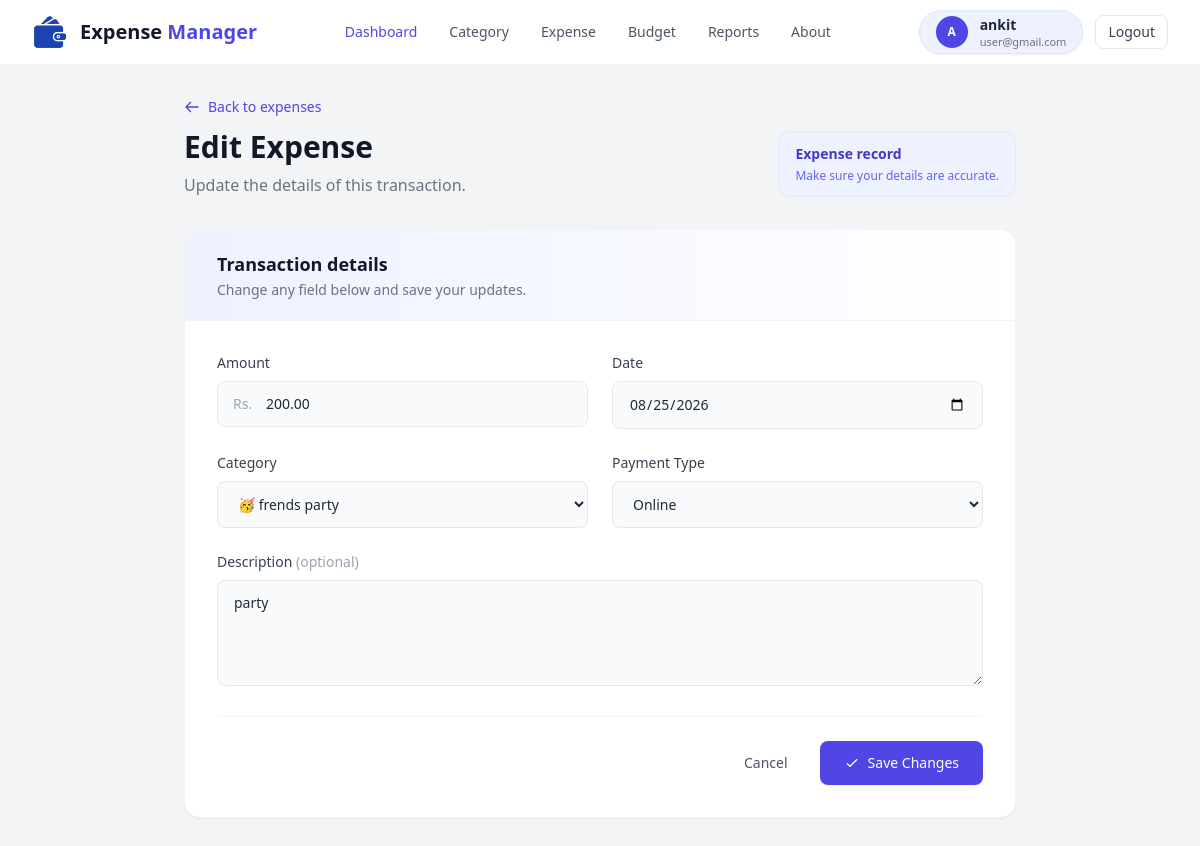
/edit_expense/17/ (signed in), run on the app's committed database.
### expense/models.py (models this page shows, shortened)
class Expense(models.Model):
    CASH = 'cash'
    ONLINE = 'online'
    PAYMENT_TYPE_CHOICES = [
        (CASH,'cash'),
        (ONLINE,'online'),
    ]
    user = models.ForeignKey(settings.AUTH_USER_MODEL,on_delete=models.CASCADE)
    category = models.ForeignKey(ExpenseCategory, on_delete=models.CASCADE)
    amount = models.DecimalField(max_digits=20, decimal_places=2)
    description = models.TextField(blank=True,default= "N/A")
    date = models.DateField()
    payment_type = models.CharField(max_length=10,choices=PAYMENT_TYPE_CHOICES,default=CASH)

class ExpenseCategory(models.Model):
    user = models.ForeignKey(User,on_delete=models.CASCADE,related_name="expense_categories")
    category_name = models.CharField(max_length=50)
    category_icon = models.CharField(max_length=10,default="📦")

### expense/views.py (the view, shortened to what this page needs)
# urls.py: path("edit_expense/<int:id>/", views.edit_expense, name="edit_expense"),
@login_required
def edit_expense(req, id):
    expense = Expense.objects.get(id=id, user=req.user)
    categories = ExpenseCategory.objects.filter(user=req.user)
    data = {
        "expense" : expense,
        "categories" : categories,
    }
    return render(req,"edit_expense.html",data)

### expense/templates/edit_expense.html (shortened to what this page needs)
{% load static %}
<!DOCTYPE html>
<html lang="en">
<head>
    <script src="https://cdn.tailwindcss.com"></script>
</head>
<body class="min-h-screen bg-gray-100 text-gray-800">
    <header class="bg-white border-b border-gray-100 sticky top-0 z-50">
        <div class="max-w-7xl mx-auto px-4 sm:px-6 lg:px-8">
            <div class="flex items-center justify-between h-16">
                <a href="{% url 'dashboard' %}" class="flex items-center gap-2 sm:gap-3 shrink-0">
                    <div class="w-8 h-8 sm:w-9 sm:h-9 flex items-center justify-center">
                        <img src="{% static 'wallet.png' %}" alt="Logo" class="h-full w-auto object-contain">
                    </div>
                    <span class="text-lg sm:text-xl font-bold text-gray-900">
                        Expense <span class="text-indigo-600">Manager</span>
                    </span>
                </a>
                <nav class="hidden md:flex items-center gap-6 lg:gap-8">
                    <a href="{% url 'dashboard' %}" class="text-sm font-medium text-indigo-600">
                        Dashboard
                    </a>
                    <a href="{% url 'add_category' %}" class="text-sm font-medium text-gray-600 hover:text-indigo-600 transition-colors">
                        Category
                    </a>
                    <a href="{% url 'add_expense' %}" class="text-sm font-medium text-gray-600 hover:text-indigo-600 transition-colors">
                        Expense
                    </a>
                    <a href="{% url 'set_budget' %}" class="text-sm font-medium text-gray-600 hover:text-indigo-600 transition-colors">
                        Budget
                    </a>
                    <a href="{% url 'reports' %}" class="text-sm font-medium text-gray-600 hover:text-indigo-600 transition-colors">
                        Reports
                    </a>
                    <a href="" class="text-sm font-medium text-gray-600 hover:text-indigo-600 transition-colors">
                        About
                    </a>
                </nav>
                <div class="flex items-center gap-2 sm:gap-3">
                    {% if request.user.is_authenticated %}
                    <div class="flex items-center gap-2 sm:gap-3 rounded-full border border-indigo-100 bg-indigo-50 px-2 sm:px-4 py-1 shadow-sm">
                        <div class="flex h-7 w-7 sm:h-8 sm:w-8 shrink-0 items-center justify-center rounded-full bg-indigo-600 text-xs font-bold text-white">
                            {% if request.user.first_name %}
                            {{ request.user.first_name|first|upper }}
                            {% else %}
                            {{ request.user.username|first|upper }}
                            {% endif %}
                        </div>
                        <div class="hidden sm:flex flex-col leading-tight max-w-[130px] lg:max-w-[200px]">
                            <span class="text-xs sm:text-sm font-semibold text-gray-800 truncate">
                                {% if request.user.first_name %}
                                {{ request.user.first_name }} {% if request.user.last_name %}{{ request.user.last_name }}{% endif %}
                                {% else %}
                                {{ request.user.username }}
                                {% endif %}
                            </span>
                            <span class="text-[10px] sm:text-[11px] text-gray-500 truncate">{{ request.user.email }}</span>
                        </div>
                    </div>
                    <a href="{% url 'logout' %}"
                        class="inline-flex items-center justify-center rounded-lg border border-gray-200 bg-white px-2.5 sm:px-3 py-1.5 text-xs sm:text-sm font-medium text-gray-700 transition hover:border-red-200 hover:text-red-600">
                        Logout
                    </a>
                    {% endif %}
                </div>
            </div>
        </div>
    </header>
    <main class="mx-auto max-w-4xl px-4 py-6 sm:px-6 sm:py-8 lg:px-8">
        <div class="mb-6 sm:mb-8 flex flex-col gap-4 sm:flex-row sm:items-end sm:justify-between">
            <div>
                <a href="{% url 'manage_expense' %}"
                    class="mb-3 inline-flex items-center gap-2 text-sm font-medium text-indigo-600 transition hover:text-indigo-700">
                    <svg class="h-4 w-4" fill="none" stroke="currentColor" viewBox="0 0 24 24">
                        <path stroke-linecap="round" stroke-linejoin="round" stroke-width="2"
                            d="M10 19l-7-7m0 0l7-7m-7 7h18" />
                    </svg>
                    Back to expenses
                </a>
                <h1 class="text-2xl sm:text-3xl font-bold text-gray-900">Edit Expense</h1>
                <p class="mt-1 sm:mt-2 text-sm sm:text-base text-gray-500">Update the details of this transaction.</p>
            </div>
            <div class="rounded-xl border border-indigo-100 bg-indigo-50 px-4 py-3 text-sm text-indigo-700 self-start sm:self-auto">
                <span class="font-semibold">Expense record</span>
                <span class="mt-1 block text-xs text-indigo-500">Make sure your details are accurate.</span>
            </div>
        </div>
        <section class="overflow-hidden rounded-2xl border border-gray-100 bg-white shadow-sm">
            <div class="border-b border-gray-100 bg-gradient-to-r from-indigo-50 to-white px-5 py-4 sm:px-8 sm:py-5">
                <h2 class="text-base sm:text-lg font-semibold text-gray-900">Transaction details</h2>
                <p class="mt-0.5 text-xs sm:text-sm text-gray-500">Change any field below and save your updates.</p>
            </div>
            <form method="POST" class="grid grid-cols-1 gap-5 p-5 sm:grid-cols-2 sm:gap-6 sm:p-8">
                <div>
                    <label for="amount" class="mb-2 block text-sm font-medium text-gray-700">Amount</label>
                    <div class="relative">
                        <span
                            class="pointer-events-none absolute inset-y-0 left-4 flex items-center text-gray-400 text-sm">Rs.</span>
                        <input id="amount" type="number" name="amount" value="{{ expense.amount }}" step="0.01" min="0"
                            required
                            class="w-full rounded-lg border border-gray-200 bg-gray-50 py-2.5 sm:py-3 pl-12 pr-4 text-sm outline-none transition focus:border-indigo-500 focus:bg-white focus:ring-2 focus:ring-indigo-100">
                    </div>
                </div>
                <div>
                    <label for="date" class="mb-2 block text-sm font-medium text-gray-700">Date</label>
                    <input id="date" type="date" name="date" value="{{ expense.date|date:'Y-m-d' }}" required
                        class="w-full rounded-lg border border-gray-200 bg-gray-50 px-4 py-2.5 sm:py-3 text-sm outline-none transition focus:border-indigo-500 focus:bg-white focus:ring-2 focus:ring-indigo-100">
                </div>
                <div>
                    <label for="category" class="mb-2 block text-sm font-medium text-gray-700">Category</label>
                    <select id="category" name="category" required
                        class="w-full rounded-lg border border-gray-200 bg-gray-50 px-4 py-2.5 sm:py-3 text-sm outline-none transition focus:border-indigo-500 focus:bg-white focus:ring-2 focus:ring-indigo-100">
                        {% for category in categories %}
                        <option value="{{ category.id }}" {% if category.id == expense.category_id %}selected{% endif %}>
                            {{ category.category_icon }} {{ category.category_name }}</option>
                        {% endfor %}
                    </select>
                </div>
                <div>
                    <label for="payment_type" class="mb-2 block text-sm font-medium text-gray-700">Payment Type</label>
                    <select id="payment_type" name="payment_type" required
                        class="w-full rounded-lg border border-gray-200 bg-gray-50 px-4 py-2.5 sm:py-3 text-sm outline-none transition focus:border-indigo-500 focus:bg-white focus:ring-2 focus:ring-indigo-100">
                        <option value="online" {% if expense.payment_type == 'online' %}selected{% endif %}>Online
                        </option>
                    </select>
                </div>
                <div class="sm:col-span-2">
                    <label for="description" class="mb-2 block text-sm font-medium text-gray-700">Description <span
                            class="font-normal text-gray-400">(optional)</span></label>
                    <textarea id="description" name="description" rows="4"
                        placeholder="Add any notes about this expense..."
                        class="w-full resize-y rounded-lg border border-gray-200 bg-gray-50 px-4 py-2.5 sm:py-3 text-sm outline-none transition focus:border-indigo-500 focus:bg-white focus:ring-2 focus:ring-indigo-100">{{ expense.description }}</textarea>
                </div>
                <div
                    class="flex flex-col-reverse gap-3 border-t border-gray-100 pt-5 sm:pt-6 sm:col-span-2 sm:flex-row sm:justify-end">
                    <a href="{% url 'manage_expense' %}"
                        class="inline-flex items-center justify-center rounded-lg px-5 py-2.5 sm:py-3 text-sm font-medium text-gray-600 transition hover:bg-gray-100">Cancel</a>
                    <button type="submit"
                        class="inline-flex items-center justify-center gap-2 rounded-lg bg-indigo-600 px-6 py-2.5 sm:py-3 text-sm font-medium text-white shadow-sm transition hover:bg-indigo-700 focus:outline-none focus:ring-2 focus:ring-indigo-200">
                        <svg class="h-4 w-4" fill="none" stroke="currentColor" viewBox="0 0 24 24">
                            <path stroke-linecap="round" stroke-linejoin="round" stroke-width="2" d="M5 13l4 4L19 7" />
                        </svg>
                        Save Changes
                    </button>
                </div>
            </form>
        </section>
    </main>
</body>
</html>

### data on the page
Expense: amount "200.00", date "08/25/2026", category "🥳 frends party", payment_type "Online", description "party"

### other printed values
{{ request.user.username|first|upper }} "A"
{{ request.user.username }} "ankit"
{{ request.user.email }} "user@gmail.com"
